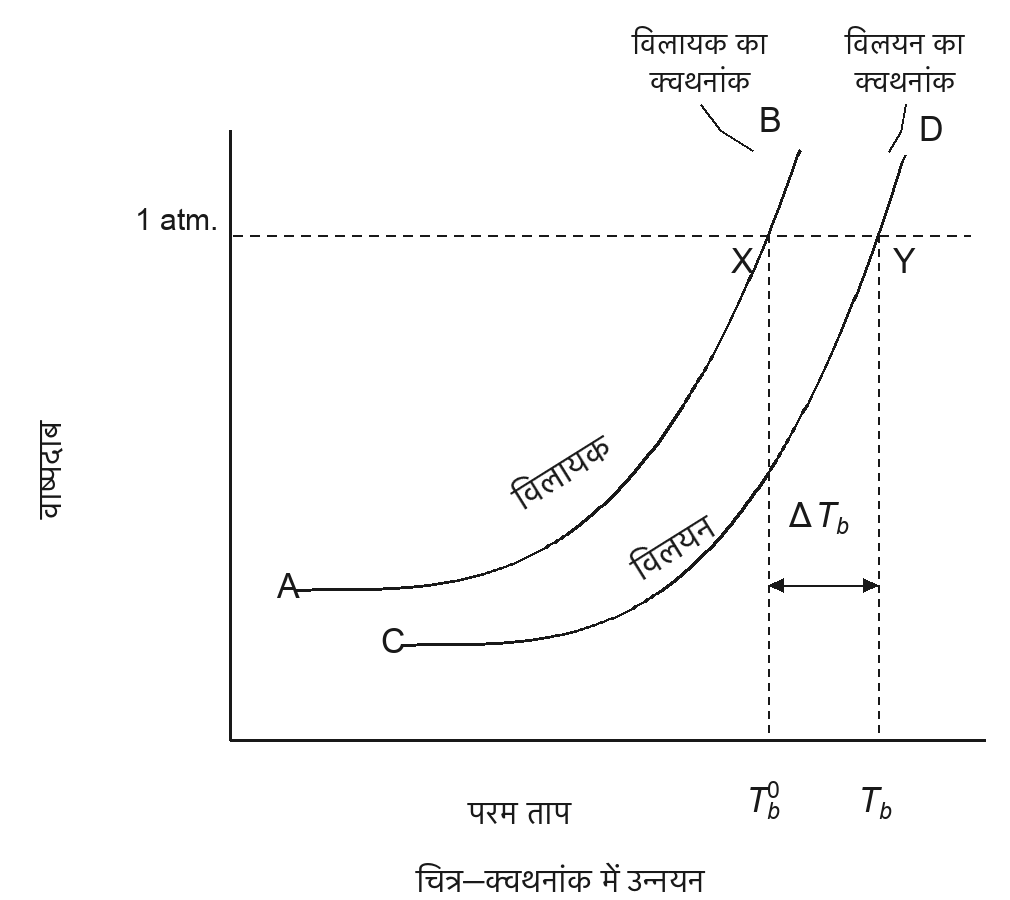

Recreate this plot in Python.
"""Redraw the textbook's elevation-of-boiling-point graph as a clean line figure."""
from PIL import Image, ImageDraw, ImageFont
import math

DEV = "/System/Library/Fonts/Supplemental/Kohinoor.ttc"
LAT = "/System/Library/Fonts/Supplemental/Arial.ttf"
LATI = "/System/Library/Fonts/Supplemental/Arial Italic.ttf"

W, H = 1010, 900
img = Image.new("RGB", (W, H), "white")
d = ImageDraw.Draw(img)
INK = (25, 25, 25)

def dev(sz):  return ImageFont.truetype(DEV, sz)
def lat(sz):  return ImageFont.truetype(LAT, sz)
def lati(sz): return ImageFont.truetype(LATI, sz)

def ctext(x, y, s, f, anchor="mm"):
    d.text((x, y), s, font=f, fill=INK, anchor=anchor)

def rot(x, y, s, f, deg):
    """Draw rotated text centred on (x, y)."""
    box = f.getbbox(s)
    tw, th = box[2] - box[0] + 12, box[3] - box[1] + 12
    tile = Image.new("RGBA", (tw, th), (255, 255, 255, 0))
    ImageDraw.Draw(tile).text((6 - box[0], 6 - box[1]), s, font=f, fill=INK)
    tile = tile.rotate(deg, expand=True, resample=Image.BICUBIC)
    img.paste(tile, (int(x - tile.width / 2), int(y - tile.height / 2)), tile)

def dashes(p0, p1, on=9, off=8, w=2):
    (x0, y0), (x1, y1) = p0, p1
    L = math.hypot(x1 - x0, y1 - y0)
    ux, uy = (x1 - x0) / L, (y1 - y0) / L
    t = 0.0
    while t < L:
        e = min(t + on, L)
        d.line([x0 + ux * t, y0 + uy * t, x0 + ux * e, y0 + uy * e], fill=INK, width=w)
        t = e + off

# ---- axes -----------------------------------------------------------------
OX, OY, XR, YT = 230.0, 740.0, 985.0, 130.0
d.line([OX, OY, XR, OY], fill=INK, width=3)     # x axis
d.line([OX, OY, OX, YT], fill=INK, width=3)     # y axis

ATM = 235.0                                     # the 1 atm level

# ---- the two vapour-pressure curves ---------------------------------------
def curve(xs, xe, ybase, ytop, p=3.2):
    pts = []
    for i in range(241):
        u = i / 240
        pts.append((xs + u * (xe - xs), ybase - (ybase - ytop) * u ** p))
    return pts

solvent  = curve(310, 800, 590, 150)            # विलायक — higher vapour pressure
solution = curve(415, 905, 645, 155)            # विलयन

for pts in (solvent, solution):
    d.line(pts, fill=INK, width=3, joint="curve")

def cross(pts, y):
    for (x0, y0), (x1, y1) in zip(pts, pts[1:]):
        if y0 >= y >= y1:
            t = (y0 - y) / (y0 - y1)
            return x0 + t * (x1 - x0)
    return pts[-1][0]

XB = cross(solvent, ATM)                        # X — solvent boils
XD = cross(solution, ATM)                       # Y — solution boils

# ---- 1 atm line and the two boiling-point ordinates -----------------------
dashes((OX + 3, ATM), (XR - 15, ATM))
ctext(OX - 12, ATM - 16, "1 atm.", lat(30), anchor="rm")
for x in (XB, XD):
    dashes((x, ATM), (x, OY - 3), on=7, off=7)

# ---- point letters ---------------------------------------------------------
ctext(solvent[0][0] - 22, solvent[0][1] - 4, "A", lat(34))
ctext(solution[0][0] - 22, solution[0][1] - 4, "C", lat(34))
ctext(solvent[-1][0] - 30, solvent[-1][1] - 30, "B", lat(34))
ctext(solution[-1][0] + 26, solution[-1][1] - 26, "D", lat(34))
ctext(XB - 26, ATM + 26, "X", lat(34))
ctext(XD + 26, ATM + 26, "Y", lat(34))

# short lead-in stubs at A and C, as in the book
d.line([solvent[0][0] - 14, solvent[0][1], solvent[0][0], solvent[0][1]], fill=INK, width=3)
d.line([solution[0][0] - 14, solution[0][1], solution[0][0], solution[0][1]], fill=INK, width=3)

# ---- curve names, written along the curves --------------------------------
rot(560, 470, "विलायक", dev(34), 32)
rot(672, 545, "विलयन",  dev(34), 32)

# ---- headings over the two boiling points ---------------------------------
ctext(700, 22, "विलायक का", dev(30), anchor="ma")
ctext(700, 60, "क्वथनांक",  dev(30), anchor="ma")
ctext(905, 22, "विलयन का", dev(30), anchor="ma")
ctext(905, 60, "क्वथनांक",  dev(30), anchor="ma")
d.line([(700, 104), (720, 130), (752, 150)], fill=INK, width=2, joint="curve")
d.line([(905, 104), (900, 132), (888, 152)], fill=INK, width=2, joint="curve")

# ---- ΔT_b, spanned between the two ordinates ------------------------------
AY = 585.0
d.line([XB, AY, XD, AY], fill=INK, width=2)
for x, s in ((XB, 1), (XD, -1)):
    d.polygon([(x, AY), (x + s * 15, AY - 7), (x + s * 15, AY + 7)], fill=INK)

def sub_sup(x, y, main, sub="", sup="", size=34):
    """T with a lowered b and, optionally, a raised 0 — returns the end x."""
    f, fs = lati(size), lat(int(size * 0.68))
    d.text((x, y), main, font=f, fill=INK, anchor="ls")
    x += d.textlength(main, font=f)
    if sub:
        d.text((x, y + size * 0.20), sub, font=lati(int(size * 0.68)), fill=INK, anchor="ls")
    if sup:
        d.text((x, y - size * 0.42), sup, font=fs, fill=INK, anchor="ls")
    return x + d.textlength(sub or sup or "", font=fs)

d.text(((XB + XD) / 2 - 34, AY - 58), "Δ", font=lat(34), fill=INK, anchor="ls")
sub_sup((XB + XD) / 2 - 8, AY - 58, "T", sub="b")

# ---- x-axis labels ---------------------------------------------------------
ctext(520, 790, "परम ताप", dev(32), anchor="ma")
# XB is where the SOLVENT boils, XD where the SOLUTION boils. The superscript
# zero marks the pure solvent, so it belongs on XB — the textbook prints these
# the other way round, which contradicts the answer's own "T_b > T_b^0".
sub_sup(XB - 22, 812, "T", sub="b", sup="0")
sub_sup(XD - 20, 812, "T", sub="b")

# ---- y-axis label ----------------------------------------------------------
rot(52, 470, "वाष्पदाब", dev(32), 90)

# ---- caption ---------------------------------------------------------------
ctext(560, 858, "चित्र—क्वथनांक में उन्नयन", dev(32), anchor="ma")

img.save("EndScreenshot/content/diagrams/elevation_bp_graph.png")
print("X at", round(XB), " Y at", round(XD))
